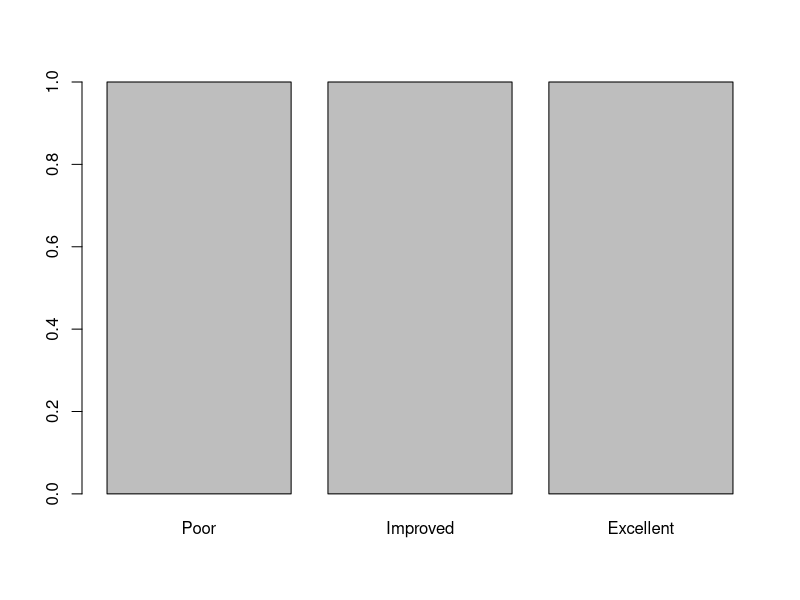

Write the R code that produced this figure. (Note: this script raises an error after producing the figure.)
gender = c('M','F','F','M','F')
g1 = factor(gender,levels = c('F','M'))
months = c('Jan','Feb','March','April')
months
month.abb[1:12]
month.abb[1:6]
months1 = factor(months)
months1
months2 = factor(months,levels=c('Jan','Feb','March','April'),ordered = T)
months2
months2 = factor(months,levels=month.abb[1:12],ordered = T)
months2
months2 = factor(months,levels=c('April','Jan'),ordered = T)
months2
month5 = c(months,'xyz')
month5
diabetes = c('Type1','Type2','Type1','Type1')
diabetes
cat(diabetes)
gender = c(1,2,1,1,2) # 1-M,2-F
gender
fdiabetes = factor(diabetes)
class(fdiabetes)
fdiabetes
summary(fdiabetes)
summary(diabetes)
fdiabetes = c(fdiabetes,'Type3')
fdiabetes
class(fdiabetes)
#Add another Level Properly
fdiabetes = factor(fdiabetes,levels = c(levels(fdiabetes),'Type3'))
fdiabetes
levels(fdiabetes)
levels(fdiabetes) = c(levels(fdiabetes),'Type4')
fdiabetes
levels(fdiabetes)[5] = 'Type5'
fdiabetes
levels(fdiabetes)
summary(fdiabetes)
fdiabetes[4] = 'Type3'
fdiabetes[5] = 'Type6'
sum(is.na(fdiabetes))
table(fdiabetes,exclude = NULL)
table(fdiabetes,exclude = NA)
is.na(fdiabetes)
fdiabetes2 = na.omit(fdiabetes)
fdiabetes2
gender = c(1,2,1,1,2)
fgender = factor(gender)
fgender
fgender = factor(gender,levels=c(1,2),labels = c('M','F'))
fgender


#ordinal
clsposn = c(1,2,3,1)
class(clsposn)
summary(clsposn)
mode(clsposn)
fclsposn = factor(clsposn)
fclsposn
summary(fclsposn)
levels(fclsposn)
fclsposn2 = factor(clsposn,levels = c(1,2,3,4,5),ordered = T,labels = c('First','Second','Third','Fourth','Fifth'))
fclsposn2
summary(fclsposn2)
levels(fclsposn2)
fclsposn3 = factor(fclsposn2,levels(fclsposn2)[c(5,4,3,2,1)])
fclsposn3
levels(fclsposn2)
levels(fclsposn3)
fclsposn2
fclsposn4 = factor(fclsposn2,levels = rev(levels(fclsposn2)))
fclsposn4
rev(levels(fclsposn2))
status = c('Poor','Improved','Excellent')
fstatus = factor(status)
fstatus
# unordered Factors can be releveled - Making Poor First
fstatus2 = relevel(fstatus,'Poor')
fstatus2
fstatus3 = factor(status,ordered = T,levels = c('Poor','Improved','Excellent'))
fstatus3
summary(fstatus3)
plot(fstatus3)
plot(status)
plot(table(status))
